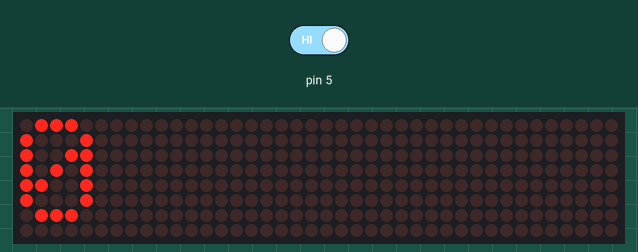
This sketch was run on a simulated Arduino Uno, built with avr-gcc and run on an emulated ATmega328P. On the bench: 40×8 LED matrix. The inputs (shaded band) are chosen by the test bench; at power-on: pin 5 HIGH.

Above: at 1.2 s.
1.3 s: pin 5 driven LOW
2.9 s: pin 5 driven HIGH
At 3.25 s:
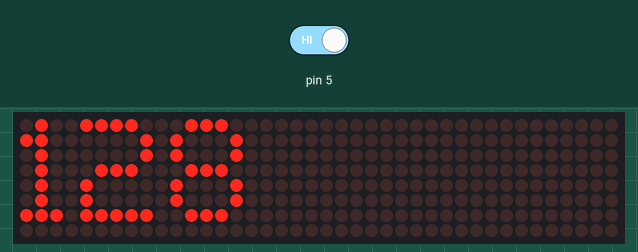
4.6 s: pin 5 driven LOW
At 12.03 s:
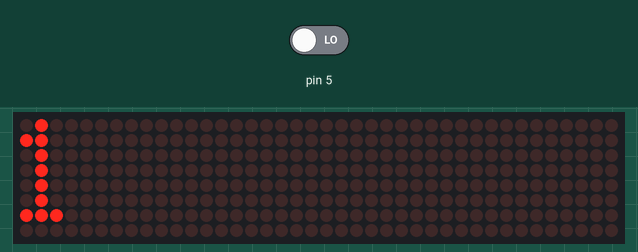

The sketch:

LED_button2.ino
```cpp
// Program to demonstrate the MD_Parola library
//
// Uses the Arduino Print Class extension with various output types
//
// MD_MAX72XX library can be found at https://github.com/MajicDesigns/MD_MAX72XX
//

#include <MD_Parola.h>
#include <MD_MAX72xx.h>
#include <SPI.h>

const uint16_t WAIT_TIME = 1000;

// Define the number of devices we have in the chain and the hardware interface
// NOTE: These pin numbers will probably not work with your hardware and may
// need to be adapted
#define HARDWARE_TYPE MD_MAX72XX::FC16_HW
#define MAX_DEVICES 5

#define CLK_PIN   4
#define DATA_PIN  2
#define CS_PIN    3

// Hardware SPI connection
//MD_Parola P = MD_Parola(HARDWARE_TYPE, CS_PIN, MAX_DEVICES);
// Arbitrary output pins
MD_Parola P = MD_Parola(HARDWARE_TYPE, DATA_PIN, CLK_PIN, CS_PIN, MAX_DEVICES);

void setup(void)
{
  P.begin();
}

int a = 0;
int state = 0;
int flag=0;
void loop(void)
{

  //  if (digitalRead(5) == 0)
  //  {
  //    delay(10);
  //    if (digitalRead(5) == 0)
  //      state++;
  //  }
  //  if (state == 1)
  //  {
  //    a++;
  //    delay(10);
  //    P.print(a);
  //  }
  //  if (state == 2)
  //  {
  //    a = 0;
  //    state = 0;
  //    P.print(a);
  //  }


  if (digitalRead(5) == 0)
  {
    delay(80);
    if (digitalRead(5) == 0)
    {
      state++;
      if (state == 3)
      {
        state = 0;
        a=0;
        flag=0;
      }

    }
  }

  if (state == 0)
    P.print(0);
  if (state == 1)
  {
    P.print(a);
    a++;
  }
  if (state == 2)
  {
    if(flag==0)
      P.print(a);
    if(a<=102&&a>=98&&flag==0)
    {
      P.print("Great!");
      flag=1;
    }

  }


}
```

Measured:
- after the input at 2.9 s, the display: changes after 0.20 s (image 1)
